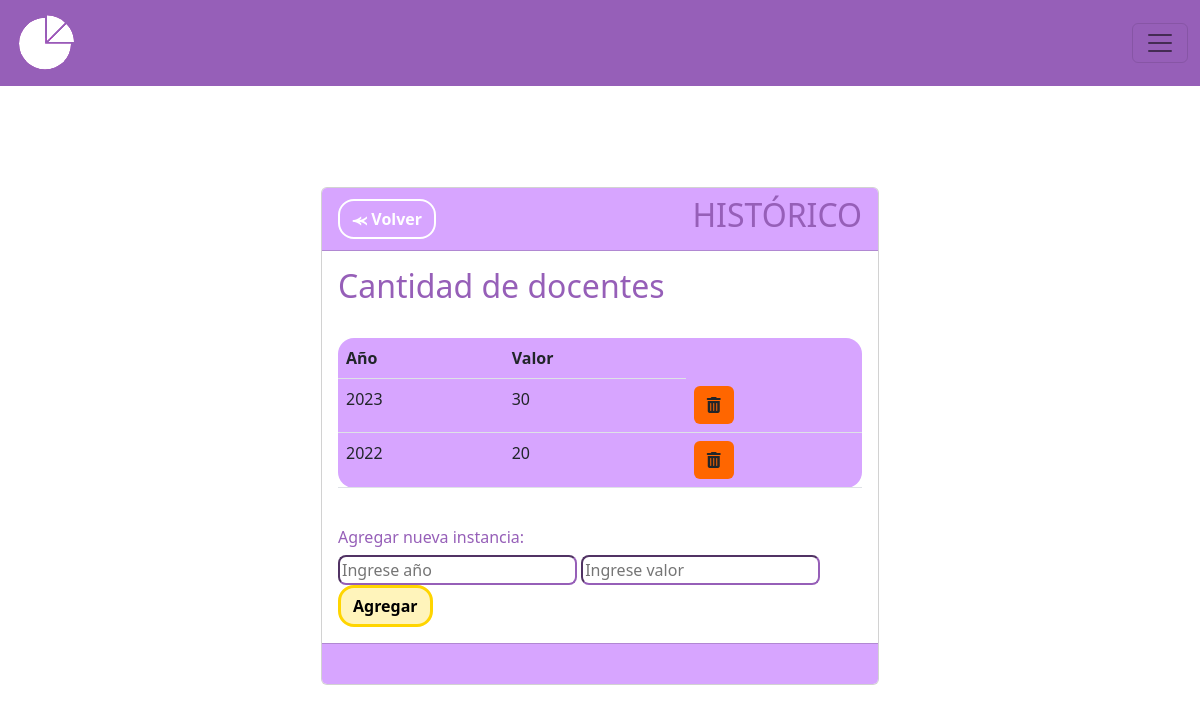
Before: /historial-metrica/2/ with the older database file.
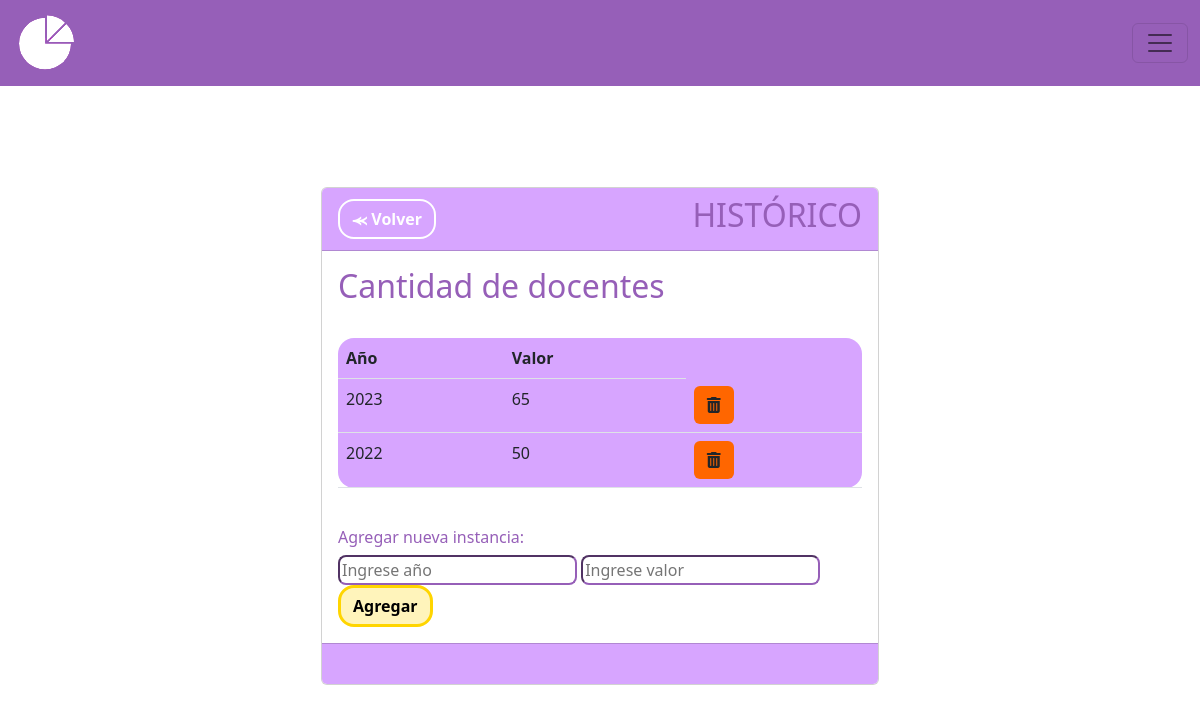
After: the same page with the newer database file.
### MIReApp/models.py (models this page shows, shortened)
class HistorialMetrica(models.Model):
    id = models.AutoField(primary_key=True)
    metrica = models.ForeignKey(Metrica, on_delete=models.CASCADE)
    año_historico = models.PositiveIntegerField()
    valor_historico = models.PositiveIntegerField(default=0)  # Agrega un valor predeterminado

### MIReApp/views.py (the view, shortened to what this page needs)
# urls.py: path('historial-metrica/<int:metrica_id>/', views.historial_metrica, name='historial_metrica'),
def historial_metrica(request, metrica_id, valor=0, año=0, band=False):
    metrica = Metrica.objects.get(id=metrica_id)
    historial = HistorialMetrica.objects.filter(metrica=metrica).order_by('-año_historico')
    if band:
        print(año)
        historial_metrica = HistorialMetrica(metrica=metrica, año_historico=año, valor_historico=valor)
        historial_metrica.save()
    else:
        return render(request, 'historial_metrica.html', {'metrica': metrica, 'historial': historial})

### MIReApp/templates/historial_metrica.html (shortened to what this page needs)
{% extends "base.html" %}
{% block contenido %}
<br>
<br>
<br>
<center>
<div class="card col-md-6" style="text-align: left;">
    <div class="card-header fw-bold" style="background-color: #D7A5FF;color: #000000;">
        <div style="display: flex; justify-content: space-between; align-items: center;">
            <span><a href="{% url 'metricas' %}" class="btn btn-secondary rounded-4 fw-bold" style="background-color: transparent; color: #ffff;border-color: #ffff;border-width: 2px;">⪻ Volver</a></span>
            <span><h2>HISTÓRICO</h2></span>
        </div>
    </div>
    <div class="card-body" >
                <body>
                    <h2>{{ metrica.titulo }}</h2>
                    <br>
                    <table class="table rounded-4" style="background-color: #D7A5FF; width: flex;">
                        <tr>
                            <th>Año</th>
                            <th>Valor</th>
                        </tr>
                        {% for item in historial %}
                            <tr>
                                <td scope="row">{{ item.año_historico }}</td>
                                <td>{{ item.valor_historico }}</td>
                                <td><a class="btn eliminar-btn" data-id="{{ item.id }}" style="background-color: #f60;" role="button"><i class="fa-solid fa-trash-can"></i></a></td>
                            </tr>
                        {% endfor %}
                    </table>
                    <br>
                    <h6>Agregar nueva instancia:</h6>
                    <form method="post">
                        <input type="number" name="nuevo_año" required class="rounded-3"  placeholder="Ingrese año" style="border-color: #965FB8;">
                        <input type="number" name="nuevo_valor" required class="rounded-3" placeholder="Ingrese valor" style="border-color: #965FB8;">
                        <button type="submit" class="btn rounded-4 fw-bold" style="background-color: #fff4bb;color: #000000;border-color: #ffd500;border-width: 3px;">Agregar</button>
                    </form>
                </body>
    </div>
    <div class="card-footer text-muted" style="background-color: #D7A5FF;">
        <br>
    </div>
</div>
<br>
</center>
{% endblock %}

Changed rows visible on the page:
no longer on this page (row edited): HistorialMetrica: año_historico "2022", valor_historico "20"
added HistorialMetrica: año_historico "2023", valor_historico "65"
changed HistorialMetrica (number 2 of 2 on the later page): año_historico "2023" → "2022"; valor_historico "30" → "50"
